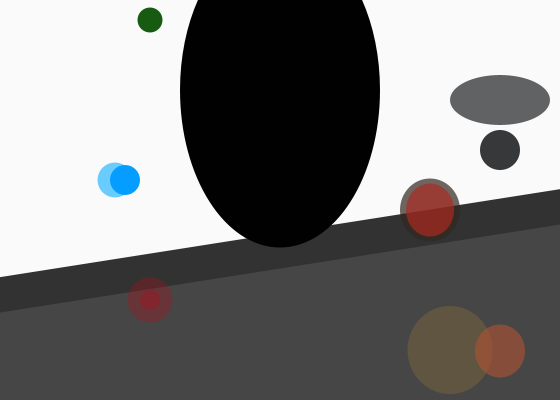
Frame 1 (no input)
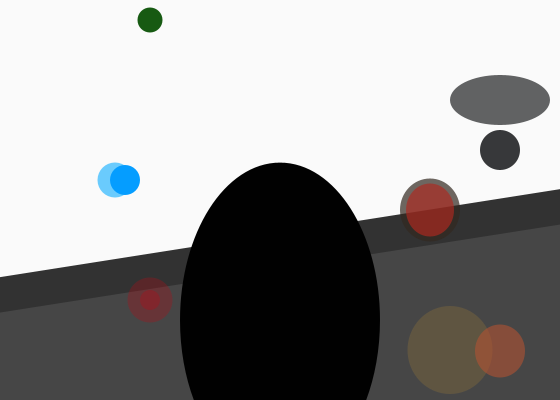
Frame 60 (the mouse pressed at the canvas centre just before this capture)
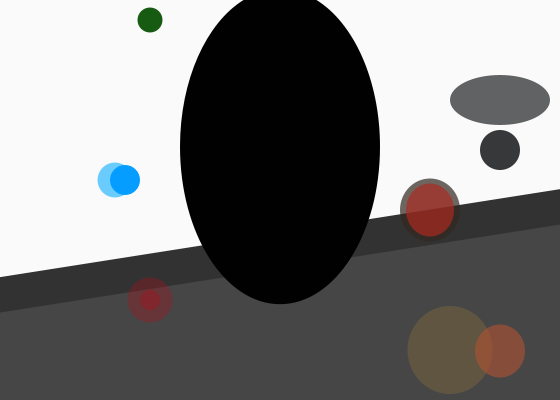
Frame 120 (the mouse held since frame 60 and released just before this capture)

The Processing sketch that drew these frames (run headless with seeded random() and noise(); from frame 60 on, the mouse is pressed at the canvas centre):

// Processing sketch: processing_10566
// ── processing_10566.pde

   
//lluis hernandez


float r; 
float g;
float b;
float a;
  
float diam;
float x = 280;   
float y = 90;
float speed = 1;
float gravity = 0.1;
 
 
void setup() {
size(560,400);
noStroke();
}
 
 
int value = RGB;
 
 
void draw() {

   

smooth() ;
size(560,400);
 

noStroke();
fill(250);
rect(0,0,600,400);
 

stroke(50);
strokeWeight(35);
fill(70);
quad(-100,310,600,200,600,700,-100,600);
 

noStroke();
fill(40,46,18,80);
ellipse(800,100,45,35);
noStroke();
fill(23,90,18);
ellipse(150,20,25,25);
 

noStroke();
fill(5,170,255,150);
ellipse(115,180,35,35);
noStroke();
fill(5,157,255);
ellipse(125,180,30,30);
 

noStroke();
fill(175,12,23,80);
ellipse(150,300,45,45);
noStroke();
fill(175,12,23,90);
ellipse(150,300,20,20);
 


 

fill(199,146,46,50);
ellipse(450, 350, 85, 88);
fill(179,82,50,150);
ellipse(500, 351, 50, 53);
 

fill(50,40,31,180);
ellipse(430, 210, 60, 63);
fill(174,40,31,170);
ellipse(430, 210, 48, 53);
 

fill(55,56,58,200);
ellipse(500, 100, 100, 50);
fill(55,56,58);
ellipse(500, 150, 40, 40);
 

    
  fill(r,g,b,a);
   

   
  fill(value);
  ellipse(x,y,200,315);
  y = y + speed;
  speed = speed + gravity;
  if (y > height) {
    speed = speed * -0.95;
     
  }
}
 
void mouseClicked() {
  if(value == 0) {
    value = 255;
  } else {
    value = 0;
  }
}
 
void mouseDragged()
{
  value = value + 5;
  if (value > 255) {
    value = 0;
     
  }
}
 
void keyPressed() {
  if (value == 0) {
    value = 30;
  } else {
    value = 0;
  }
}
